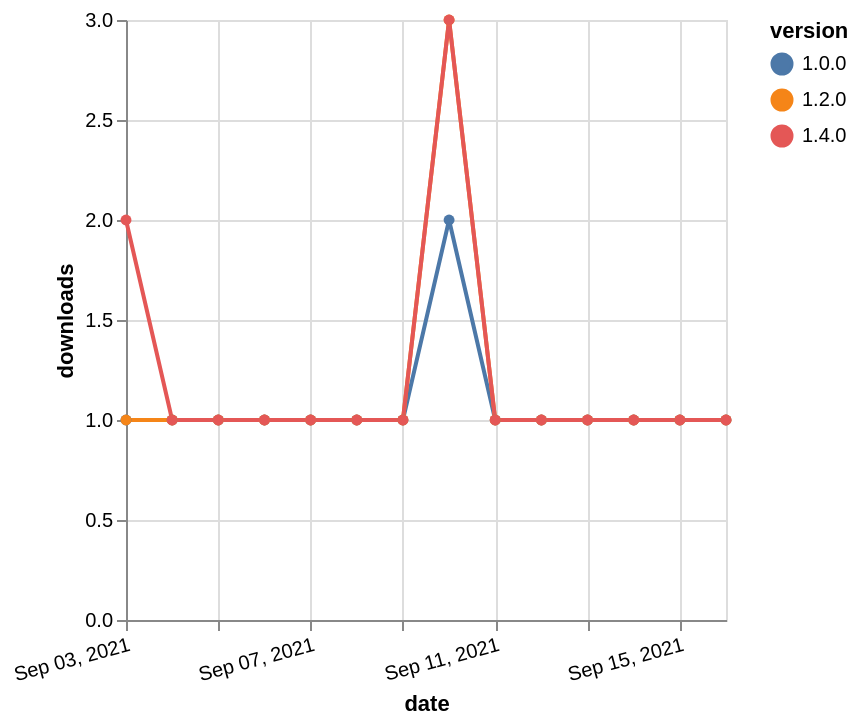

Vega-Lite specification stored for this chart:
### Vega-Lite specification from a JSON file in a GitHub repository (floating-point values rounded to 4 significant figures)
{"$schema": "https://vega.github.io/schema/vega-lite/v5.json", "description": "A simple bar chart with embedded data.", "data": {"values": [{"date": "2021-09-03", "total": 149, "delta": 1, "version": "1.0.0"}, {"date": "2021-09-04", "total": 150, "delta": 1, "version": "1.0.0"}, {"date": "2021-09-05", "total": 151, "delta": 1, "version": "1.0.0"}, {"date": "2021-09-06", "total": 152, "delta": 1, "version": "1.0.0"}, {"date": "2021-09-07", "total": 153, "delta": 1, "version": "1.0.0"}, {"date": "2021-09-08", "total": 154, "delta": 1, "version": "1.0.0"}, {"date": "2021-09-09", "total": 155, "delta": 1, "version": "1.0.0"}, {"date": "2021-09-10", "total": 157, "delta": 2, "version": "1.0.0"}, {"date": "2021-09-11", "total": 158, "delta": 1, "version": "1.0.0"}, {"date": "2021-09-12", "total": 159, "delta": 1, "version": "1.0.0"}, {"date": "2021-09-13", "total": 160, "delta": 1, "version": "1.0.0"}, {"date": "2021-09-14", "total": 161, "delta": 1, "version": "1.0.0"}, {"date": "2021-09-15", "total": 162, "delta": 1, "version": "1.0.0"}, {"date": "2021-09-16", "total": 163, "delta": 1, "version": "1.0.0"}, {"date": "2021-09-03", "total": 163, "delta": 1, "version": "1.2.0"}, {"date": "2021-09-04", "total": 164, "delta": 1, "version": "1.2.0"}, {"date": "2021-09-05", "total": 165, "delta": 1, "version": "1.2.0"}, {"date": "2021-09-06", "total": 166, "delta": 1, "version": "1.2.0"}, {"date": "2021-09-07", "total": 167, "delta": 1, "version": "1.2.0"}, {"date": "2021-09-08", "total": 168, "delta": 1, "version": "1.2.0"}, {"date": "2021-09-09", "total": 169, "delta": 1, "version": "1.2.0"}, {"date": "2021-09-10", "total": 172, "delta": 3, "version": "1.2.0"}, {"date": "2021-09-11", "total": 173, "delta": 1, "version": "1.2.0"}, {"date": "2021-09-12", "total": 174, "delta": 1, "version": "1.2.0"}, {"date": "2021-09-13", "total": 175, "delta": 1, "version": "1.2.0"}, {"date": "2021-09-14", "total": 176, "delta": 1, "version": "1.2.0"}, {"date": "2021-09-15", "total": 177, "delta": 1, "version": "1.2.0"}, {"date": "2021-09-16", "total": 178, "delta": 1, "version": "1.2.0"}, {"date": "2021-09-03", "total": 115, "delta": 2, "version": "1.4.0"}, {"date": "2021-09-04", "total": 116, "delta": 1, "version": "1.4.0"}, {"date": "2021-09-05", "total": 117, "delta": 1, "version": "1.4.0"}, {"date": "2021-09-06", "total": 118, "delta": 1, "version": "1.4.0"}, {"date": "2021-09-07", "total": 119, "delta": 1, "version": "1.4.0"}, {"date": "2021-09-08", "total": 120, "delta": 1, "version": "1.4.0"}, {"date": "2021-09-09", "total": 121, "delta": 1, "version": "1.4.0"}, {"date": "2021-09-10", "total": 124, "delta": 3, "version": "1.4.0"}, {"date": "2021-09-11", "total": 125, "delta": 1, "version": "1.4.0"}, {"date": "2021-09-12", "total": 126, "delta": 1, "version": "1.4.0"}, {"date": "2021-09-13", "total": 127, "delta": 1, "version": "1.4.0"}, {"date": "2021-09-14", "total": 128, "delta": 1, "version": "1.4.0"}, {"date": "2021-09-15", "total": 129, "delta": 1, "version": "1.4.0"}, {"date": "2021-09-16", "total": 130, "delta": 1, "version": "1.4.0"}]}, "width": "container", "mark": {"type": "line", "point": {"filled": true}}, "encoding": {"x": {"field": "date", "type": "temporal", "timeUnit": "yearmonthdate", "title": "date", "axis": {"labelAngle": -15}}, "y": {"field": "delta", "type": "quantitative", "title": "downloads"}, "color": {"field": "version", "type": "nominal"}, "tooltip": {"field": "delta"}}}
